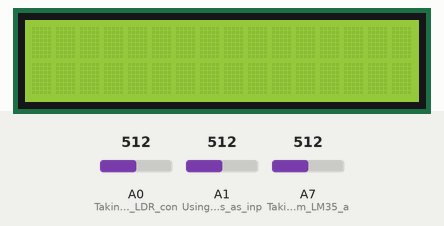
This sketch was run on a simulated Arduino Nano, built with avr-gcc and run on an emulated ATmega328P. Parts: 16×2 character LCD. Inputs (shaded band) come from the test bench; at power-on: A1 (Using_the_switches_as_inp) = 512, A0 (Taking_input_from_LDR_con) = 512, A7 (Taking_input_from_LM35_a) = 512.

Above: at 1.2 s.
1.3 s: A1 (Using_the_switches_as_inp) set to 0
At 2.8 s:
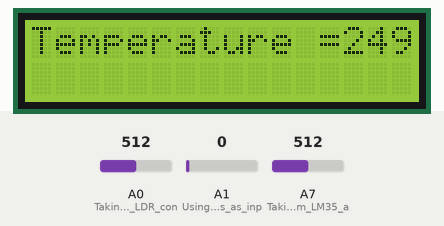
5.4 s: A0 (Taking_input_from_LDR_con) set to 716
At 7.8 s:
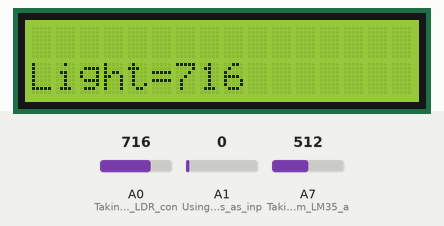
9.5 s: A7 (Taking_input_from_LM35_a) set to 716
At 10.9 s:
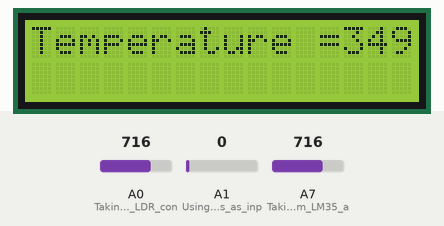
12.6 s: A0 (Taking_input_from_LDR_con) set to 900
At 13.7 s:
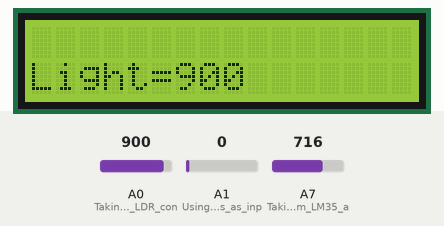
15.6 s: A7 (Taking_input_from_LM35_a) set to 900
At 18.5 s:
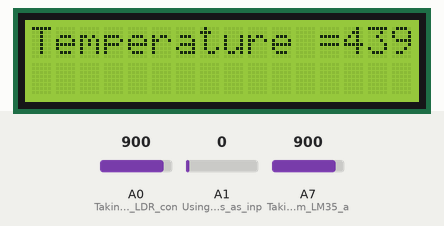
18.6 s: A1 (Using_the_switches_as_inp) set to 122
Timing chart, 0 to 21.1 s (numbered marks = the images above; inputs shaded):
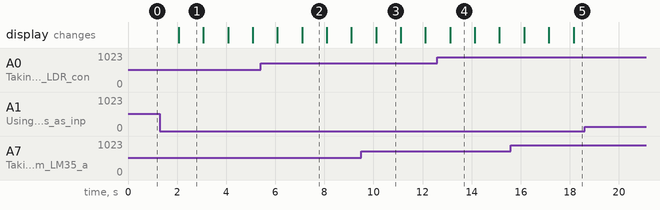

Measured:
- after the input at 1.3 s, the display: changes after 0.77 s (image 1)
- after the input at 5.4 s, the display: first differs from a run without the input after 1.7 s (image 2)
- after the input at 9.5 s, the display: changes after 0.61 s (image 3)
- after the input at 12.6 s, the display: changes after 0.52 s (image 4)
- after the input at 15.6 s, the display: changes after 0.54 s (image 5)
- after the input at 18.6 s, every drawn part: stays the same
- what the display in image 1 shows lasts 1.0 s, from 2.1 s to 3.1 s

The sketch:

alternate_ldr_and_lm35_realone_on_lcd.ino
```cpp
/*
  Arduino IDE version: 1.8.3
  Tested on : ARBD-1
  Microcontroller:ATMEGA 328p
  Written by:Mohammad Waqas
  Date:11/06/2019
*/
#include <LiquidCrystal.h>		//Including the library for LCD

//we are using the lcd in 4 bit mode therefore only four data pins are connected(d4,d5,d6 and d7)
//rs and en are register selesct and enable respectively
const int rs = 4, en = 5, d4 = 0, d5 = 1, d6 = 2, d7 = 3;//initialize the library by associating any needed LCD interface pin


LiquidCrystal lcd(rs, en, d4, d5, d6, d7);//with the arduino pin number it is connected to
// the setup function runs once when you press reset or power the board
void setup() {

  lcd.begin(16, 2);// Setting up the rows and columns of the LCD(2 rows and 16 columns)

  pinMode(A7, INPUT); //Taking input from LM35 a temperature sensor connected at pin A7
  pinMode(A0, INPUT); //Taking input from LDR connected at pin A0
  pinMode(A1, INPUT); //Using the switches as input connected at pin A1
}
int temp1; float temp2; int val; int navi; int state = 0;
// the loop function runs over and over again forever
void loop() {
  navi = analogRead(A1);
  lcd.setCursor(0, 0);
  temp1 = analogRead(A7);
  temp2 = ((temp1 * 4.88) / 10); //LM 35 gives 10mv per degree celsius
  //in our case 5 volts correspond to 1023 so we convert accordingly
  val = analogRead(A0);


  if (navi == 0)
  { state = !state; //toggle the state variable so that we use it to toggle between temperature and light reading
    if (state == 1)
    {
      lcd.clear();//clear the lcd
      lcd.print("Temperature =");
      lcd.print(temp2);
    }//print the reading of temperature on the lcd
    else
    { lcd.clear();
      lcd.setCursor(0, 1); //set the cursor on the second row first column


      lcd.print("Light=");
      lcd.print(val);//print the reading of light intensity on the lcd
    }
  }
  delay(1000);// wait for a second
}
```
